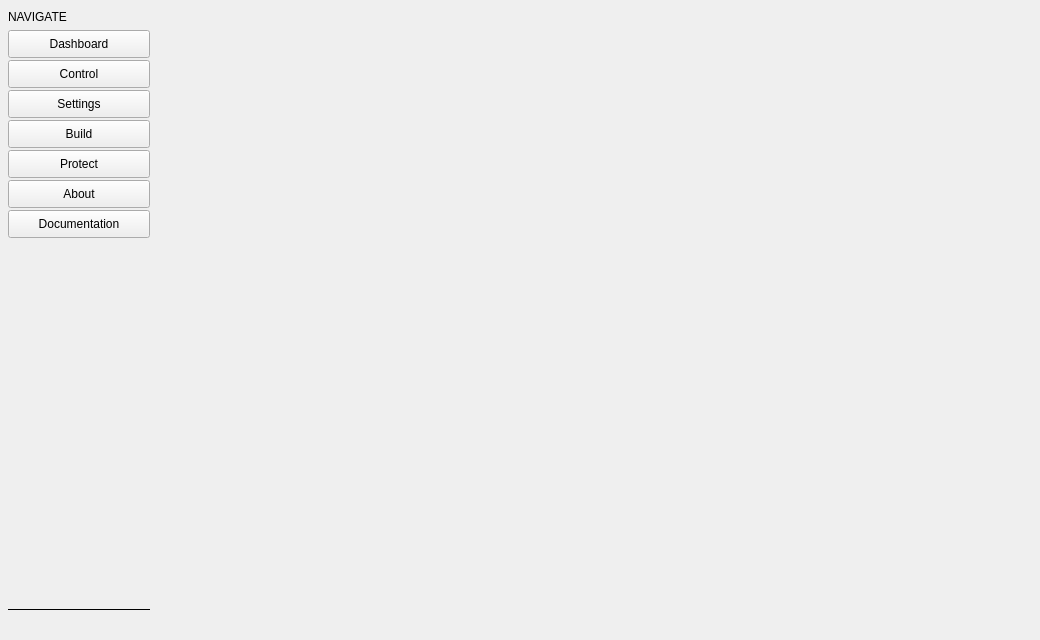
<?xml version="1.0" encoding="UTF-8"?>
<ui version="4.0">
 <class>MainWindow</class>
 <widget class="QWidget" name="MainWindow">
  <property name="geometry">
   <rect>
    <x>0</x>
    <y>0</y>
    <width>1040</width>
    <height>640</height>
   </rect>
  </property>
  <property name="windowTitle">
   <string>Bminer</string>
  </property>
  <layout class="QVBoxLayout" name="outerLayout">
   <property name="spacing">
    <number>0</number>
   </property>
   <property name="leftMargin">
    <number>0</number>
   </property>
   <property name="topMargin">
    <number>0</number>
   </property>
   <property name="rightMargin">
    <number>0</number>
   </property>
   <property name="bottomMargin">
    <number>0</number>
   </property>
   <item>
    <widget class="QFrame" name="root">
     <layout class="QVBoxLayout" name="rootLayout">
      <property name="spacing">
       <number>0</number>
      </property>
      <property name="leftMargin">
       <number>0</number>
      </property>
      <property name="topMargin">
       <number>0</number>
      </property>
      <property name="rightMargin">
       <number>0</number>
      </property>
      <property name="bottomMargin">
       <number>0</number>
      </property>
      <item>
       <widget class="TitleBar" name="titleBar" native="true"/>
      </item>
      <item>
       <layout class="QHBoxLayout" name="bodyLayout" stretch="0,1">
        <property name="spacing">
         <number>0</number>
        </property>
        <item>
         <widget class="QWidget" name="sidebar" native="true">
          <property name="minimumSize">
           <size>
            <width>158</width>
            <height>0</height>
           </size>
          </property>
          <property name="maximumSize">
           <size>
            <width>158</width>
            <height>16777215</height>
           </size>
          </property>
          <layout class="QVBoxLayout" name="sidebarLayout">
           <property name="spacing">
            <number>2</number>
           </property>
           <property name="leftMargin">
            <number>8</number>
           </property>
           <property name="topMargin">
            <number>10</number>
           </property>
           <property name="rightMargin">
            <number>8</number>
           </property>
           <property name="bottomMargin">
            <number>9</number>
           </property>
           <item>
            <widget class="QLabel" name="sidebarCaption">
             <property name="text">
              <string>NAVIGATE</string>
             </property>
            </widget>
           </item>
           <item>
            <spacer name="sidebarCaptionGap">
             <property name="orientation">
              <enum>Qt::Orientation::Vertical</enum>
             </property>
             <property name="sizeType">
              <enum>QSizePolicy::Policy::Fixed</enum>
             </property>
             <property name="sizeHint" stdset="0">
              <size>
               <width>20</width>
               <height>4</height>
              </size>
             </property>
            </spacer>
           </item>
           <item>
            <widget class="QPushButton" name="navDashboard">
             <property name="minimumSize">
              <size>
               <width>0</width>
               <height>28</height>
              </size>
             </property>
             <property name="focusPolicy">
              <enum>Qt::FocusPolicy::NoFocus</enum>
             </property>
             <property name="cursor">
              <cursorShape>PointingHandCursor</cursorShape>
             </property>
             <property name="text">
              <string>Dashboard</string>
             </property>
             <property name="iconSize">
              <size>
               <width>15</width>
               <height>15</height>
              </size>
             </property>
             <property name="checkable">
              <bool>true</bool>
             </property>
             <property name="nav" stdset="0">
              <bool>true</bool>
             </property>
            </widget>
           </item>
           <item>
            <widget class="QPushButton" name="navControl">
             <property name="minimumSize">
              <size>
               <width>0</width>
               <height>28</height>
              </size>
             </property>
             <property name="focusPolicy">
              <enum>Qt::FocusPolicy::NoFocus</enum>
             </property>
             <property name="cursor">
              <cursorShape>PointingHandCursor</cursorShape>
             </property>
             <property name="text">
              <string>Control</string>
             </property>
             <property name="iconSize">
              <size>
               <width>15</width>
               <height>15</height>
              </size>
             </property>
             <property name="checkable">
              <bool>true</bool>
             </property>
             <property name="nav" stdset="0">
              <bool>true</bool>
             </property>
            </widget>
           </item>
<item>
             <widget class="QPushButton" name="navSettings">
              <property name="minimumSize">
               <size>
                <width>0</width>
                <height>28</height>
               </size>
              </property>
              <property name="focusPolicy">
               <enum>Qt::FocusPolicy::NoFocus</enum>
              </property>
              <property name="cursor">
               <cursorShape>PointingHandCursor</cursorShape>
              </property>
              <property name="text">
               <string>Settings</string>
              </property>
              <property name="iconSize">
               <size>
                <width>15</width>
                <height>15</height>
               </size>
              </property>
              <property name="checkable">
               <bool>true</bool>
              </property>
              <property name="nav" stdset="0">
               <bool>true</bool>
              </property>
             </widget>
            </item>
            <item>
             <widget class="QPushButton" name="navBuild">
              <property name="minimumSize">
              <size>
               <width>0</width>
               <height>28</height>
              </size>
             </property>
             <property name="focusPolicy">
              <enum>Qt::FocusPolicy::NoFocus</enum>
             </property>
             <property name="cursor">
              <cursorShape>PointingHandCursor</cursorShape>
             </property>
             <property name="text">
              <string>Build</string>
             </property>
             <property name="iconSize">
              <size>
               <width>15</width>
               <height>15</height>
              </size>
             </property>
             <property name="checkable">
              <bool>true</bool>
             </property>
             <property name="nav" stdset="0">
              <bool>true</bool>
             </property>
            </widget>
           </item>
           <item>
            <widget class="QPushButton" name="navProtect">
             <property name="minimumSize">
              <size>
               <width>0</width>
               <height>28</height>
              </size>
             </property>
             <property name="focusPolicy">
              <enum>Qt::FocusPolicy::NoFocus</enum>
             </property>
             <property name="cursor">
              <cursorShape>PointingHandCursor</cursorShape>
             </property>
             <property name="text">
              <string>Protect</string>
             </property>
             <property name="iconSize">
              <size>
               <width>15</width>
               <height>15</height>
              </size>
             </property>
             <property name="checkable">
              <bool>true</bool>
             </property>
             <property name="nav" stdset="0">
              <bool>true</bool>
             </property>
            </widget>
           </item>
            <item>
             <widget class="QPushButton" name="navAbout">
              <property name="minimumSize">
               <size>
                <width>0</width>
                <height>28</height>
               </size>
              </property>
             <property name="focusPolicy">
              <enum>Qt::FocusPolicy::NoFocus</enum>
             </property>
             <property name="cursor">
              <cursorShape>PointingHandCursor</cursorShape>
             </property>
             <property name="text">
              <string>About</string>
             </property>
             <property name="iconSize">
              <size>
               <width>15</width>
               <height>15</height>
              </size>
             </property>
             <property name="checkable">
              <bool>true</bool>
             </property>
             <property name="nav" stdset="0">
              <bool>true</bool>
              </property>
             </widget>
            </item>
            <item>
             <widget class="QPushButton" name="navGuide">
              <property name="minimumSize">
               <size>
                <width>0</width>
                <height>28</height>
               </size>
              </property>
              <property name="focusPolicy">
               <enum>Qt::FocusPolicy::NoFocus</enum>
              </property>
              <property name="cursor">
               <cursorShape>PointingHandCursor</cursorShape>
              </property>
              <property name="text">
               <string>Documentation</string>
              </property>
              <property name="iconSize">
               <size>
                <width>15</width>
                <height>15</height>
               </size>
              </property>
              <property name="checkable">
               <bool>true</bool>
              </property>
              <property name="nav" stdset="0">
               <bool>true</bool>
              </property>
             </widget>
            </item>
            <item>
             <spacer name="sidebarSpacer">
             <property name="orientation">
              <enum>Qt::Orientation::Vertical</enum>
             </property>
             <property name="sizeHint" stdset="0">
              <size>
               <width>20</width>
               <height>10</height>
              </size>
             </property>
            </spacer>
           </item>
           <item>
            <widget class="QFrame" name="sidebarLine">
             <property name="frameShape">
              <enum>QFrame::Shape::HLine</enum>
             </property>
             <property name="hline" stdset="0">
              <bool>true</bool>
             </property>
            </widget>
           </item>
           <item>
            <spacer name="sidebarVersionGap">
             <property name="orientation">
              <enum>Qt::Orientation::Vertical</enum>
             </property>
             <property name="sizeType">
              <enum>QSizePolicy::Policy::Fixed</enum>
             </property>
             <property name="sizeHint" stdset="0">
              <size>
               <width>20</width>
               <height>4</height>
              </size>
             </property>
            </spacer>
           </item>
           <item>
            <widget class="QLabel" name="versionLabel">
             <property name="text">
              <string/>
             </property>
             <property name="role" stdset="0">
              <string notr="true">faint</string>
             </property>
            </widget>
           </item>
          </layout>
         </widget>
        </item>
        <item>
         <widget class="QWidget" name="content" native="true">
          <layout class="QVBoxLayout" name="contentLayout">
           <property name="spacing">
            <number>0</number>
           </property>
           <property name="leftMargin">
            <number>14</number>
           </property>
           <property name="topMargin">
            <number>12</number>
           </property>
           <property name="rightMargin">
            <number>14</number>
           </property>
           <property name="bottomMargin">
            <number>12</number>
           </property>
           <item>
            <widget class="QStackedWidget" name="pageStack"/>
           </item>
          </layout>
         </widget>
        </item>
       </layout>
      </item>
     </layout>
    </widget>
   </item>
  </layout>
 </widget>
 <customwidgets>
  <customwidget>
   <class>TitleBar</class>
   <extends>QWidget</extends>
   <header>widgets/titlebar.h</header>
  </customwidget>
 </customwidgets>
 <resources/>
 <connections/>
</ui>
